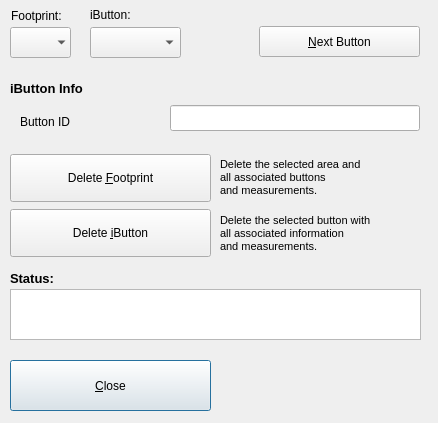
<?xml version="1.0" encoding="UTF-8"?>
<ui version="4.0">
 <class>DBManagementUIClass</class>
 <widget class="QDialog" name="DBManagementUIClass">
  <property name="windowModality">
   <enum>Qt::WindowModal</enum>
  </property>
  <property name="geometry">
   <rect>
    <x>0</x>
    <y>0</y>
    <width>438</width>
    <height>423</height>
   </rect>
  </property>
  <property name="minimumSize">
   <size>
    <width>438</width>
    <height>423</height>
   </size>
  </property>
  <property name="maximumSize">
   <size>
    <width>438</width>
    <height>423</height>
   </size>
  </property>
  <property name="windowTitle">
   <string>iAssist - Remove Database Content</string>
  </property>
  <widget class="QTextEdit" name="txtStatus">
   <property name="geometry">
    <rect>
     <x>10</x>
     <y>289</y>
     <width>411</width>
     <height>51</height>
    </rect>
   </property>
   <property name="textInteractionFlags">
    <set>Qt::TextSelectableByKeyboard|Qt::TextSelectableByMouse</set>
   </property>
  </widget>
  <widget class="QLabel" name="label_13">
   <property name="geometry">
    <rect>
     <x>10</x>
     <y>270</y>
     <width>91</width>
     <height>16</height>
    </rect>
   </property>
   <property name="font">
    <font>
     <pointsize>10</pointsize>
     <weight>75</weight>
     <bold>true</bold>
    </font>
   </property>
   <property name="text">
    <string>Status:</string>
   </property>
  </widget>
  <widget class="QLabel" name="label_12">
   <property name="geometry">
    <rect>
     <x>10</x>
     <y>80</y>
     <width>101</width>
     <height>16</height>
    </rect>
   </property>
   <property name="font">
    <font>
     <pointsize>10</pointsize>
     <weight>75</weight>
     <bold>true</bold>
    </font>
   </property>
   <property name="text">
    <string>iButton Info</string>
   </property>
  </widget>
  <widget class="QLabel" name="label_6">
   <property name="geometry">
    <rect>
     <x>20</x>
     <y>107</y>
     <width>80</width>
     <height>30</height>
    </rect>
   </property>
   <property name="text">
    <string>Button ID</string>
   </property>
  </widget>
  <widget class="QLineEdit" name="txtButtonID">
   <property name="geometry">
    <rect>
     <x>170</x>
     <y>105</y>
     <width>250</width>
     <height>26</height>
    </rect>
   </property>
   <property name="text">
    <string/>
   </property>
   <property name="alignment">
    <set>Qt::AlignRight|Qt::AlignTrailing|Qt::AlignVCenter</set>
   </property>
  </widget>
  <widget class="QPushButton" name="btnClose">
   <property name="geometry">
    <rect>
     <x>10</x>
     <y>360</y>
     <width>201</width>
     <height>51</height>
    </rect>
   </property>
   <property name="text">
    <string>&amp;Close</string>
   </property>
  </widget>
  <widget class="QComboBox" name="comboButtonNr">
   <property name="geometry">
    <rect>
     <x>90</x>
     <y>27</y>
     <width>91</width>
     <height>31</height>
    </rect>
   </property>
  </widget>
  <widget class="QComboBox" name="comboArea">
   <property name="geometry">
    <rect>
     <x>10</x>
     <y>27</y>
     <width>61</width>
     <height>31</height>
    </rect>
   </property>
   <property name="contextMenuPolicy">
    <enum>Qt::ActionsContextMenu</enum>
   </property>
   <property name="frame">
    <bool>false</bool>
   </property>
  </widget>
  <widget class="QPushButton" name="btnNextButton">
   <property name="geometry">
    <rect>
     <x>259</x>
     <y>26</y>
     <width>161</width>
     <height>31</height>
    </rect>
   </property>
   <property name="text">
    <string>&amp;Next Button</string>
   </property>
  </widget>
  <widget class="QLabel" name="label_5">
   <property name="geometry">
    <rect>
     <x>90</x>
     <y>0</y>
     <width>80</width>
     <height>30</height>
    </rect>
   </property>
   <property name="text">
    <string>iButton:</string>
   </property>
  </widget>
  <widget class="QLabel" name="label_8">
   <property name="geometry">
    <rect>
     <x>11</x>
     <y>-4</y>
     <width>80</width>
     <height>40</height>
    </rect>
   </property>
   <property name="text">
    <string>Footprint:</string>
   </property>
  </widget>
  <widget class="QPushButton" name="btnDelButton">
   <property name="geometry">
    <rect>
     <x>10</x>
     <y>209</y>
     <width>201</width>
     <height>48</height>
    </rect>
   </property>
   <property name="text">
    <string>Delete &amp;iButton</string>
   </property>
  </widget>
  <widget class="QPushButton" name="btnDelArea">
   <property name="geometry">
    <rect>
     <x>10</x>
     <y>154</y>
     <width>201</width>
     <height>48</height>
    </rect>
   </property>
   <property name="text">
    <string>Delete &amp;Footprint</string>
   </property>
  </widget>
  <widget class="QLabel" name="label_7">
   <property name="geometry">
    <rect>
     <x>220</x>
     <y>154</y>
     <width>211</width>
     <height>47</height>
    </rect>
   </property>
   <property name="text">
    <string>&lt;!DOCTYPE HTML PUBLIC &quot;-//W3C//DTD HTML 4.0//EN&quot; &quot;http://www.w3.org/TR/REC-html40/strict.dtd&quot;&gt;
&lt;html&gt;&lt;head&gt;&lt;meta name=&quot;qrichtext&quot; content=&quot;1&quot; /&gt;&lt;style type=&quot;text/css&quot;&gt;
p, li { white-space: pre-wrap; }
&lt;/style&gt;&lt;/head&gt;&lt;body style=&quot; font-family:'Lucida Grande'; font-size:13pt; font-weight:400; font-style:normal;&quot;&gt;
&lt;p style=&quot; margin-top:0px; margin-bottom:0px; margin-left:0px; margin-right:0px; -qt-block-indent:0; text-indent:0px;&quot;&gt;&lt;span style=&quot; font-family:'Sans'; font-size:8pt;&quot;&gt;Delete the selected area and&lt;/span&gt;&lt;/p&gt;
&lt;p style=&quot; margin-top:0px; margin-bottom:0px; margin-left:0px; margin-right:0px; -qt-block-indent:0; text-indent:0px;&quot;&gt;&lt;span style=&quot; font-family:'Sans'; font-size:8pt;&quot;&gt;all associated buttons&lt;/span&gt;&lt;/p&gt;
&lt;p style=&quot; margin-top:0px; margin-bottom:0px; margin-left:0px; margin-right:0px; -qt-block-indent:0; text-indent:0px;&quot;&gt;&lt;span style=&quot; font-family:'Sans'; font-size:8pt;&quot;&gt;and measurements.&lt;/span&gt;&lt;/p&gt;&lt;/body&gt;&lt;/html&gt;</string>
   </property>
  </widget>
  <widget class="QLabel" name="label_14">
   <property name="geometry">
    <rect>
     <x>220</x>
     <y>210</y>
     <width>211</width>
     <height>47</height>
    </rect>
   </property>
   <property name="text">
    <string>&lt;!DOCTYPE HTML PUBLIC &quot;-//W3C//DTD HTML 4.0//EN&quot; &quot;http://www.w3.org/TR/REC-html40/strict.dtd&quot;&gt;
&lt;html&gt;&lt;head&gt;&lt;meta name=&quot;qrichtext&quot; content=&quot;1&quot; /&gt;&lt;style type=&quot;text/css&quot;&gt;
p, li { white-space: pre-wrap; }
&lt;/style&gt;&lt;/head&gt;&lt;body style=&quot; font-family:'Lucida Grande'; font-size:13pt; font-weight:400; font-style:normal;&quot;&gt;
&lt;p style=&quot; margin-top:0px; margin-bottom:0px; margin-left:0px; margin-right:0px; -qt-block-indent:0; text-indent:0px;&quot;&gt;&lt;span style=&quot; font-family:'Sans'; font-size:8pt;&quot;&gt;Delete the selected button with&lt;/span&gt;&lt;/p&gt;
&lt;p style=&quot; margin-top:0px; margin-bottom:0px; margin-left:0px; margin-right:0px; -qt-block-indent:0; text-indent:0px;&quot;&gt;&lt;span style=&quot; font-family:'Sans'; font-size:8pt;&quot;&gt;all associated information&lt;/span&gt;&lt;/p&gt;
&lt;p style=&quot; margin-top:0px; margin-bottom:0px; margin-left:0px; margin-right:0px; -qt-block-indent:0; text-indent:0px;&quot;&gt;&lt;span style=&quot; font-family:'Sans'; font-size:8pt;&quot;&gt;and measurements.&lt;/span&gt;&lt;/p&gt;&lt;/body&gt;&lt;/html&gt;</string>
   </property>
  </widget>
  <widget class="QLabel" name="txtPhotoName">
   <property name="geometry">
    <rect>
     <x>440</x>
     <y>425</y>
     <width>131</width>
     <height>16</height>
    </rect>
   </property>
   <property name="text">
    <string/>
   </property>
  </widget>
 </widget>
 <layoutdefault spacing="6" margin="11"/>
 <resources/>
 <connections/>
</ui>
